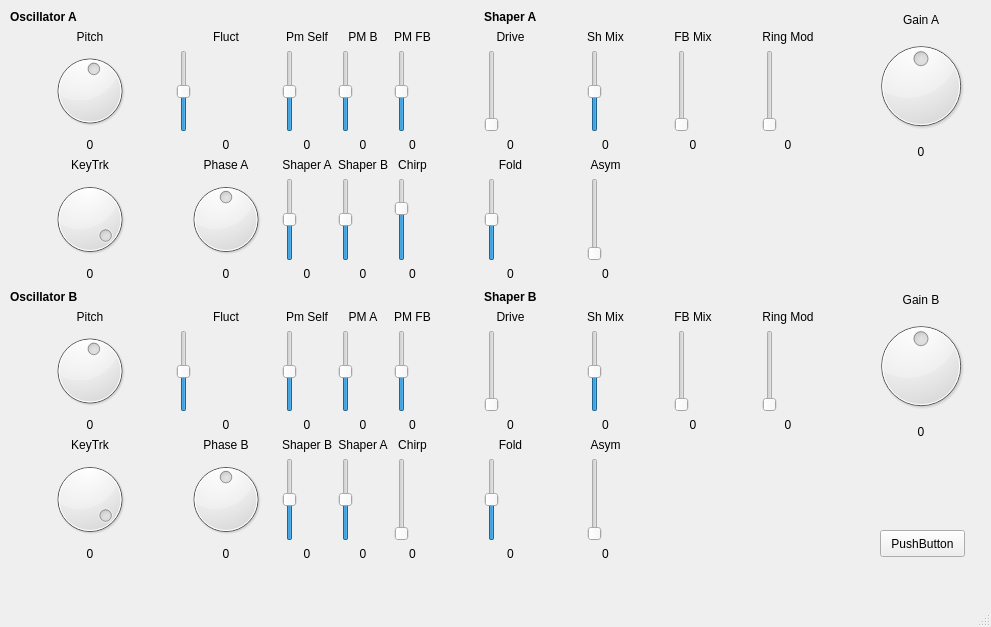
<?xml version="1.0" encoding="UTF-8"?>
<ui version="4.0">
 <class>OscShapeUI</class>
 <widget class="QMainWindow" name="OscShapeUI">
  <property name="geometry">
   <rect>
    <x>0</x>
    <y>0</y>
    <width>991</width>
    <height>627</height>
   </rect>
  </property>
  <property name="windowTitle">
   <string>MainWindow</string>
  </property>
  <widget class="QWidget" name="centralwidget">
   <widget class="QWidget" name="gridLayoutWidget_2">
    <property name="geometry">
     <rect>
      <x>10</x>
      <y>290</y>
      <width>421</width>
      <height>271</height>
     </rect>
    </property>
    <layout class="QGridLayout" name="gridLayout_2">
     <item row="3" column="2">
      <widget class="QLabel" name="label_22">
       <property name="text">
        <string>0</string>
       </property>
       <property name="alignment">
        <set>Qt::AlignCenter</set>
       </property>
      </widget>
     </item>
     <item row="5" column="2">
      <widget class="QSlider" name="shaperBSlider_B">
       <property name="minimum">
        <number>-100</number>
       </property>
       <property name="maximum">
        <number>100</number>
       </property>
       <property name="orientation">
        <enum>Qt::Vertical</enum>
       </property>
      </widget>
     </item>
     <item row="4" column="4">
      <widget class="QLabel" name="label_23">
       <property name="text">
        <string>Chirp</string>
       </property>
       <property name="alignment">
        <set>Qt::AlignCenter</set>
       </property>
      </widget>
     </item>
     <item row="4" column="0">
      <widget class="QLabel" name="label_24">
       <property name="text">
        <string>KeyTrk</string>
       </property>
       <property name="alignment">
        <set>Qt::AlignCenter</set>
       </property>
      </widget>
     </item>
     <item row="2" column="1">
      <widget class="QSlider" name="fluctSlider_B">
       <property name="minimum">
        <number>-100</number>
       </property>
       <property name="maximum">
        <number>100</number>
       </property>
       <property name="orientation">
        <enum>Qt::Vertical</enum>
       </property>
      </widget>
     </item>
     <item row="2" column="2">
      <widget class="QSlider" name="pmSelfSlider_B">
       <property name="minimum">
        <number>-100</number>
       </property>
       <property name="maximum">
        <number>100</number>
       </property>
       <property name="orientation">
        <enum>Qt::Vertical</enum>
       </property>
      </widget>
     </item>
     <item row="2" column="0">
      <widget class="QDial" name="pitchDial_B">
       <property name="minimum">
        <number>-20</number>
       </property>
       <property name="maximum">
        <number>130</number>
       </property>
       <property name="sliderPosition">
        <number>60</number>
       </property>
      </widget>
     </item>
     <item row="5" column="4">
      <widget class="QSlider" name="chirpSlider_B">
       <property name="minimum">
        <number>80</number>
       </property>
       <property name="maximum">
        <number>140</number>
       </property>
       <property name="orientation">
        <enum>Qt::Vertical</enum>
       </property>
      </widget>
     </item>
     <item row="6" column="3">
      <widget class="QLabel" name="label_25">
       <property name="text">
        <string>0</string>
       </property>
       <property name="alignment">
        <set>Qt::AlignCenter</set>
       </property>
      </widget>
     </item>
     <item row="6" column="4">
      <widget class="QLabel" name="label_26">
       <property name="text">
        <string>0</string>
       </property>
       <property name="alignment">
        <set>Qt::AlignCenter</set>
       </property>
      </widget>
     </item>
     <item row="6" column="0">
      <widget class="QLabel" name="label_3">
       <property name="text">
        <string>0</string>
       </property>
       <property name="alignment">
        <set>Qt::AlignCenter</set>
       </property>
      </widget>
     </item>
     <item row="4" column="1">
      <widget class="QLabel" name="label_27">
       <property name="text">
        <string>Phase B</string>
       </property>
       <property name="alignment">
        <set>Qt::AlignCenter</set>
       </property>
      </widget>
     </item>
     <item row="1" column="3">
      <widget class="QLabel" name="label_28">
       <property name="text">
        <string>PM A</string>
       </property>
       <property name="alignment">
        <set>Qt::AlignCenter</set>
       </property>
      </widget>
     </item>
     <item row="5" column="0">
      <widget class="QDial" name="keyTrkDial_B">
       <property name="maximum">
        <number>105</number>
       </property>
       <property name="sliderPosition">
        <number>100</number>
       </property>
      </widget>
     </item>
     <item row="4" column="3">
      <widget class="QLabel" name="label_29">
       <property name="text">
        <string>Shaper A</string>
       </property>
       <property name="alignment">
        <set>Qt::AlignCenter</set>
       </property>
      </widget>
     </item>
     <item row="1" column="0">
      <widget class="QLabel" name="label_30">
       <property name="text">
        <string>Pitch</string>
       </property>
       <property name="alignment">
        <set>Qt::AlignCenter</set>
       </property>
      </widget>
     </item>
     <item row="6" column="2">
      <widget class="QLabel" name="label_31">
       <property name="text">
        <string>0</string>
       </property>
       <property name="alignment">
        <set>Qt::AlignCenter</set>
       </property>
      </widget>
     </item>
     <item row="5" column="3">
      <widget class="QSlider" name="shaperASlider_B">
       <property name="minimum">
        <number>-100</number>
       </property>
       <property name="maximum">
        <number>100</number>
       </property>
       <property name="orientation">
        <enum>Qt::Vertical</enum>
       </property>
      </widget>
     </item>
     <item row="3" column="4">
      <widget class="QLabel" name="label_33">
       <property name="text">
        <string>0</string>
       </property>
       <property name="alignment">
        <set>Qt::AlignCenter</set>
       </property>
      </widget>
     </item>
     <item row="3" column="0">
      <widget class="QLabel" name="label_34">
       <property name="text">
        <string>0</string>
       </property>
       <property name="alignment">
        <set>Qt::AlignCenter</set>
       </property>
      </widget>
     </item>
     <item row="3" column="1">
      <widget class="QLabel" name="label_35">
       <property name="text">
        <string>0</string>
       </property>
       <property name="alignment">
        <set>Qt::AlignCenter</set>
       </property>
      </widget>
     </item>
     <item row="3" column="3">
      <widget class="QLabel" name="label_36">
       <property name="text">
        <string>0</string>
       </property>
       <property name="alignment">
        <set>Qt::AlignCenter</set>
       </property>
      </widget>
     </item>
     <item row="1" column="1">
      <widget class="QLabel" name="label_37">
       <property name="text">
        <string>Fluct</string>
       </property>
       <property name="alignment">
        <set>Qt::AlignCenter</set>
       </property>
      </widget>
     </item>
     <item row="1" column="2">
      <widget class="QLabel" name="label_38">
       <property name="text">
        <string>Pm Self</string>
       </property>
       <property name="alignment">
        <set>Qt::AlignCenter</set>
       </property>
      </widget>
     </item>
     <item row="2" column="4">
      <widget class="QSlider" name="pmFBSlider_B">
       <property name="minimum">
        <number>-100</number>
       </property>
       <property name="maximum">
        <number>100</number>
       </property>
       <property name="orientation">
        <enum>Qt::Vertical</enum>
       </property>
      </widget>
     </item>
     <item row="2" column="3">
      <widget class="QSlider" name="pmASlider_B">
       <property name="minimum">
        <number>-100</number>
       </property>
       <property name="maximum">
        <number>100</number>
       </property>
       <property name="orientation">
        <enum>Qt::Vertical</enum>
       </property>
      </widget>
     </item>
     <item row="1" column="4">
      <widget class="QLabel" name="label_39">
       <property name="text">
        <string>PM FB</string>
       </property>
       <property name="alignment">
        <set>Qt::AlignCenter</set>
       </property>
      </widget>
     </item>
     <item row="0" column="0">
      <widget class="QLabel" name="label_40">
       <property name="font">
        <font>
         <weight>75</weight>
         <bold>true</bold>
        </font>
       </property>
       <property name="text">
        <string>Oscillator B</string>
       </property>
      </widget>
     </item>
     <item row="5" column="1">
      <widget class="QDial" name="phaseDial_B">
       <property name="minimum">
        <number>-50</number>
       </property>
       <property name="maximum">
        <number>50</number>
       </property>
      </widget>
     </item>
     <item row="4" column="2">
      <widget class="QLabel" name="label_32">
       <property name="text">
        <string>Shaper B</string>
       </property>
       <property name="alignment">
        <set>Qt::AlignCenter</set>
       </property>
      </widget>
     </item>
     <item row="6" column="1">
      <widget class="QLabel" name="label_68">
       <property name="text">
        <string>0</string>
       </property>
       <property name="alignment">
        <set>Qt::AlignCenter</set>
       </property>
      </widget>
     </item>
    </layout>
   </widget>
   <widget class="QWidget" name="gridLayoutWidget_4">
    <property name="geometry">
     <rect>
      <x>440</x>
      <y>290</y>
      <width>421</width>
      <height>271</height>
     </rect>
    </property>
    <layout class="QGridLayout" name="gridLayout_4">
     <item row="2" column="0">
      <widget class="QSlider" name="driveSlider_B">
       <property name="maximum">
        <number>127</number>
       </property>
       <property name="orientation">
        <enum>Qt::Vertical</enum>
       </property>
      </widget>
     </item>
     <item row="3" column="0">
      <widget class="QLabel" name="label_61">
       <property name="text">
        <string>0</string>
       </property>
       <property name="alignment">
        <set>Qt::AlignCenter</set>
       </property>
      </widget>
     </item>
     <item row="3" column="2">
      <widget class="QLabel" name="label_62">
       <property name="text">
        <string>0</string>
       </property>
       <property name="alignment">
        <set>Qt::AlignCenter</set>
       </property>
      </widget>
     </item>
     <item row="1" column="0">
      <widget class="QLabel" name="label_63">
       <property name="text">
        <string>Drive</string>
       </property>
       <property name="alignment">
        <set>Qt::AlignCenter</set>
       </property>
      </widget>
     </item>
     <item row="2" column="2">
      <widget class="QSlider" name="fbMixSlider_B">
       <property name="maximum">
        <number>100</number>
       </property>
       <property name="orientation">
        <enum>Qt::Vertical</enum>
       </property>
      </widget>
     </item>
     <item row="1" column="1">
      <widget class="QLabel" name="label_64">
       <property name="text">
        <string>Sh Mix</string>
       </property>
       <property name="alignment">
        <set>Qt::AlignCenter</set>
       </property>
      </widget>
     </item>
     <item row="1" column="3">
      <widget class="QLabel" name="label_65">
       <property name="text">
        <string>Ring Mod</string>
       </property>
       <property name="alignment">
        <set>Qt::AlignCenter</set>
       </property>
      </widget>
     </item>
     <item row="2" column="3">
      <widget class="QSlider" name="ringModSlider_B">
       <property name="maximum">
        <number>100</number>
       </property>
       <property name="orientation">
        <enum>Qt::Vertical</enum>
       </property>
      </widget>
     </item>
     <item row="3" column="1">
      <widget class="QLabel" name="label_43">
       <property name="text">
        <string>0</string>
       </property>
       <property name="alignment">
        <set>Qt::AlignCenter</set>
       </property>
      </widget>
     </item>
     <item row="3" column="3">
      <widget class="QLabel" name="label_54">
       <property name="text">
        <string>0</string>
       </property>
       <property name="alignment">
        <set>Qt::AlignCenter</set>
       </property>
      </widget>
     </item>
     <item row="2" column="1">
      <widget class="QSlider" name="shMixSlider_B">
       <property name="minimum">
        <number>-100</number>
       </property>
       <property name="maximum">
        <number>100</number>
       </property>
       <property name="orientation">
        <enum>Qt::Vertical</enum>
       </property>
      </widget>
     </item>
     <item row="1" column="2">
      <widget class="QLabel" name="label_50">
       <property name="text">
        <string>FB Mix</string>
       </property>
       <property name="alignment">
        <set>Qt::AlignCenter</set>
       </property>
      </widget>
     </item>
     <item row="4" column="1">
      <widget class="QLabel" name="label_46">
       <property name="text">
        <string>Asym</string>
       </property>
       <property name="alignment">
        <set>Qt::AlignCenter</set>
       </property>
      </widget>
     </item>
     <item row="4" column="0">
      <widget class="QLabel" name="label_51">
       <property name="text">
        <string>Fold</string>
       </property>
       <property name="alignment">
        <set>Qt::AlignCenter</set>
       </property>
      </widget>
     </item>
     <item row="6" column="0">
      <widget class="QLabel" name="label_47">
       <property name="text">
        <string>0</string>
       </property>
       <property name="alignment">
        <set>Qt::AlignCenter</set>
       </property>
      </widget>
     </item>
     <item row="5" column="0">
      <widget class="QSlider" name="foldSlider_B">
       <property name="maximum">
        <number>100</number>
       </property>
       <property name="sliderPosition">
        <number>50</number>
       </property>
       <property name="orientation">
        <enum>Qt::Vertical</enum>
       </property>
      </widget>
     </item>
     <item row="6" column="1">
      <widget class="QLabel" name="label_52">
       <property name="text">
        <string>0</string>
       </property>
       <property name="alignment">
        <set>Qt::AlignCenter</set>
       </property>
      </widget>
     </item>
     <item row="5" column="1">
      <widget class="QSlider" name="asymSlider_B">
       <property name="maximum">
        <number>100</number>
       </property>
       <property name="orientation">
        <enum>Qt::Vertical</enum>
       </property>
      </widget>
     </item>
     <item row="0" column="0">
      <widget class="QLabel" name="label_60">
       <property name="font">
        <font>
         <weight>75</weight>
         <bold>true</bold>
        </font>
       </property>
       <property name="text">
        <string>Shaper B</string>
       </property>
      </widget>
     </item>
    </layout>
   </widget>
   <widget class="QWidget" name="layoutWidget_2">
    <property name="geometry">
     <rect>
      <x>870</x>
      <y>290</y>
      <width>102</width>
      <height>151</height>
     </rect>
    </property>
    <layout class="QGridLayout" name="gridLayout_7">
     <item row="2" column="0">
      <widget class="QLabel" name="label_71">
       <property name="layoutDirection">
        <enum>Qt::RightToLeft</enum>
       </property>
       <property name="text">
        <string>0</string>
       </property>
       <property name="alignment">
        <set>Qt::AlignCenter</set>
       </property>
      </widget>
     </item>
     <item row="1" column="0">
      <widget class="QDial" name="gainDial_B">
       <property name="maximum">
        <number>100</number>
       </property>
       <property name="sliderPosition">
        <number>50</number>
       </property>
      </widget>
     </item>
     <item row="0" column="0">
      <widget class="QLabel" name="label_72">
       <property name="text">
        <string>Gain B</string>
       </property>
       <property name="alignment">
        <set>Qt::AlignCenter</set>
       </property>
      </widget>
     </item>
    </layout>
   </widget>
   <widget class="QWidget" name="layoutWidget">
    <property name="geometry">
     <rect>
      <x>870</x>
      <y>10</y>
      <width>102</width>
      <height>151</height>
     </rect>
    </property>
    <layout class="QGridLayout" name="gridLayout_6">
     <item row="2" column="0">
      <widget class="QLabel" name="label_70">
       <property name="text">
        <string>0</string>
       </property>
       <property name="alignment">
        <set>Qt::AlignCenter</set>
       </property>
      </widget>
     </item>
     <item row="1" column="0">
      <widget class="QDial" name="gainDial_A">
       <property name="maximum">
        <number>100</number>
       </property>
       <property name="sliderPosition">
        <number>50</number>
       </property>
      </widget>
     </item>
     <item row="0" column="0">
      <widget class="QLabel" name="label_69">
       <property name="text">
        <string>Gain A</string>
       </property>
       <property name="alignment">
        <set>Qt::AlignCenter</set>
       </property>
      </widget>
     </item>
    </layout>
   </widget>
   <widget class="QWidget" name="gridLayoutWidget_3">
    <property name="geometry">
     <rect>
      <x>440</x>
      <y>10</y>
      <width>421</width>
      <height>271</height>
     </rect>
    </property>
    <layout class="QGridLayout" name="gridLayout_3">
     <item row="3" column="0">
      <widget class="QLabel" name="label_55">
       <property name="text">
        <string>0</string>
       </property>
       <property name="alignment">
        <set>Qt::AlignCenter</set>
       </property>
      </widget>
     </item>
     <item row="3" column="2">
      <widget class="QLabel" name="label_56">
       <property name="text">
        <string>0</string>
       </property>
       <property name="alignment">
        <set>Qt::AlignCenter</set>
       </property>
      </widget>
     </item>
     <item row="1" column="0">
      <widget class="QLabel" name="label_57">
       <property name="text">
        <string>Drive</string>
       </property>
       <property name="alignment">
        <set>Qt::AlignCenter</set>
       </property>
      </widget>
     </item>
     <item row="2" column="2">
      <widget class="QSlider" name="fbMixSlider_A">
       <property name="maximum">
        <number>100</number>
       </property>
       <property name="orientation">
        <enum>Qt::Vertical</enum>
       </property>
      </widget>
     </item>
     <item row="1" column="1">
      <widget class="QLabel" name="label_58">
       <property name="text">
        <string>Sh Mix</string>
       </property>
       <property name="alignment">
        <set>Qt::AlignCenter</set>
       </property>
      </widget>
     </item>
     <item row="1" column="3">
      <widget class="QLabel" name="label_59">
       <property name="text">
        <string>Ring Mod</string>
       </property>
       <property name="alignment">
        <set>Qt::AlignCenter</set>
       </property>
      </widget>
     </item>
     <item row="2" column="3">
      <widget class="QSlider" name="ringModSlider_A">
       <property name="maximum">
        <number>100</number>
       </property>
       <property name="orientation">
        <enum>Qt::Vertical</enum>
       </property>
      </widget>
     </item>
     <item row="3" column="1">
      <widget class="QLabel" name="label_41">
       <property name="text">
        <string>0</string>
       </property>
       <property name="alignment">
        <set>Qt::AlignCenter</set>
       </property>
      </widget>
     </item>
     <item row="5" column="1">
      <widget class="QSlider" name="asymSlider_A">
       <property name="maximum">
        <number>100</number>
       </property>
       <property name="orientation">
        <enum>Qt::Vertical</enum>
       </property>
      </widget>
     </item>
     <item row="4" column="0">
      <widget class="QLabel" name="label_49">
       <property name="text">
        <string>Fold</string>
       </property>
       <property name="alignment">
        <set>Qt::AlignCenter</set>
       </property>
      </widget>
     </item>
     <item row="6" column="0">
      <widget class="QLabel" name="label_44">
       <property name="text">
        <string>0</string>
       </property>
       <property name="alignment">
        <set>Qt::AlignCenter</set>
       </property>
      </widget>
     </item>
     <item row="4" column="1">
      <widget class="QLabel" name="label_42">
       <property name="text">
        <string>Asym</string>
       </property>
       <property name="alignment">
        <set>Qt::AlignCenter</set>
       </property>
      </widget>
     </item>
     <item row="6" column="1">
      <widget class="QLabel" name="label_45">
       <property name="text">
        <string>0</string>
       </property>
       <property name="alignment">
        <set>Qt::AlignCenter</set>
       </property>
      </widget>
     </item>
     <item row="3" column="3">
      <widget class="QLabel" name="label_53">
       <property name="text">
        <string>0</string>
       </property>
       <property name="alignment">
        <set>Qt::AlignCenter</set>
       </property>
      </widget>
     </item>
     <item row="2" column="0">
      <widget class="QSlider" name="driveSlider_A">
       <property name="maximum">
        <number>127</number>
       </property>
       <property name="orientation">
        <enum>Qt::Vertical</enum>
       </property>
      </widget>
     </item>
     <item row="2" column="1">
      <widget class="QSlider" name="shMixSlider_A">
       <property name="minimum">
        <number>-100</number>
       </property>
       <property name="maximum">
        <number>100</number>
       </property>
       <property name="orientation">
        <enum>Qt::Vertical</enum>
       </property>
      </widget>
     </item>
     <item row="5" column="0">
      <widget class="QSlider" name="foldSlider_A">
       <property name="maximum">
        <number>100</number>
       </property>
       <property name="sliderPosition">
        <number>50</number>
       </property>
       <property name="orientation">
        <enum>Qt::Vertical</enum>
       </property>
      </widget>
     </item>
     <item row="1" column="2">
      <widget class="QLabel" name="label_48">
       <property name="text">
        <string>FB Mix</string>
       </property>
       <property name="alignment">
        <set>Qt::AlignCenter</set>
       </property>
      </widget>
     </item>
     <item row="0" column="0">
      <widget class="QLabel" name="label_66">
       <property name="font">
        <font>
         <weight>75</weight>
         <bold>true</bold>
        </font>
       </property>
       <property name="text">
        <string>Shaper A</string>
       </property>
      </widget>
     </item>
    </layout>
   </widget>
   <widget class="QWidget" name="gridLayoutWidget">
    <property name="geometry">
     <rect>
      <x>10</x>
      <y>10</y>
      <width>421</width>
      <height>271</height>
     </rect>
    </property>
    <layout class="QGridLayout" name="gridLayout">
     <item row="6" column="0">
      <widget class="QLabel" name="label_2">
       <property name="text">
        <string>0</string>
       </property>
       <property name="alignment">
        <set>Qt::AlignCenter</set>
       </property>
      </widget>
     </item>
     <item row="4" column="2">
      <widget class="QLabel" name="label_8">
       <property name="text">
        <string>Shaper A</string>
       </property>
       <property name="alignment">
        <set>Qt::AlignCenter</set>
       </property>
      </widget>
     </item>
     <item row="1" column="3">
      <widget class="QLabel" name="label_17">
       <property name="text">
        <string>PM B</string>
       </property>
       <property name="alignment">
        <set>Qt::AlignCenter</set>
       </property>
      </widget>
     </item>
     <item row="2" column="0">
      <widget class="QDial" name="PitchDial_A">
       <property name="minimum">
        <number>-20</number>
       </property>
       <property name="maximum">
        <number>130</number>
       </property>
       <property name="sliderPosition">
        <number>60</number>
       </property>
      </widget>
     </item>
     <item row="4" column="1">
      <widget class="QLabel" name="label_7">
       <property name="text">
        <string>Phase A</string>
       </property>
       <property name="alignment">
        <set>Qt::AlignCenter</set>
       </property>
      </widget>
     </item>
     <item row="1" column="0">
      <widget class="QLabel" name="label_15">
       <property name="text">
        <string>Pitch</string>
       </property>
       <property name="alignment">
        <set>Qt::AlignCenter</set>
       </property>
      </widget>
     </item>
     <item row="2" column="1">
      <widget class="QSlider" name="fluctSlider_A">
       <property name="minimum">
        <number>-100</number>
       </property>
       <property name="maximum">
        <number>100</number>
       </property>
       <property name="orientation">
        <enum>Qt::Vertical</enum>
       </property>
      </widget>
     </item>
     <item row="6" column="1">
      <widget class="QLabel" name="label_67">
       <property name="text">
        <string>0</string>
       </property>
       <property name="alignment">
        <set>Qt::AlignCenter</set>
       </property>
      </widget>
     </item>
     <item row="5" column="0">
      <widget class="QDial" name="KeyTrkDial_A">
       <property name="maximum">
        <number>105</number>
       </property>
       <property name="sliderPosition">
        <number>100</number>
       </property>
      </widget>
     </item>
     <item row="4" column="0">
      <widget class="QLabel" name="label_6">
       <property name="text">
        <string>KeyTrk</string>
       </property>
       <property name="alignment">
        <set>Qt::AlignCenter</set>
       </property>
      </widget>
     </item>
     <item row="3" column="1">
      <widget class="QLabel" name="label_20">
       <property name="text">
        <string>0</string>
       </property>
       <property name="alignment">
        <set>Qt::AlignCenter</set>
       </property>
      </widget>
     </item>
     <item row="3" column="3">
      <widget class="QLabel" name="label_13">
       <property name="text">
        <string>0</string>
       </property>
       <property name="alignment">
        <set>Qt::AlignCenter</set>
       </property>
      </widget>
     </item>
     <item row="3" column="0">
      <widget class="QLabel" name="label_12">
       <property name="text">
        <string>0</string>
       </property>
       <property name="alignment">
        <set>Qt::AlignCenter</set>
       </property>
      </widget>
     </item>
     <item row="2" column="2">
      <widget class="QSlider" name="pmSelfSlider_A">
       <property name="minimum">
        <number>-100</number>
       </property>
       <property name="maximum">
        <number>100</number>
       </property>
       <property name="orientation">
        <enum>Qt::Vertical</enum>
       </property>
      </widget>
     </item>
     <item row="5" column="3">
      <widget class="QSlider" name="shaperBSlider_A">
       <property name="minimum">
        <number>-100</number>
       </property>
       <property name="maximum">
        <number>100</number>
       </property>
       <property name="orientation">
        <enum>Qt::Vertical</enum>
       </property>
      </widget>
     </item>
     <item row="6" column="4">
      <widget class="QLabel" name="label_5">
       <property name="text">
        <string>0</string>
       </property>
       <property name="alignment">
        <set>Qt::AlignCenter</set>
       </property>
      </widget>
     </item>
     <item row="2" column="3">
      <widget class="QSlider" name="pmBSlider_A">
       <property name="minimum">
        <number>-100</number>
       </property>
       <property name="maximum">
        <number>100</number>
       </property>
       <property name="orientation">
        <enum>Qt::Vertical</enum>
       </property>
      </widget>
     </item>
     <item row="5" column="4">
      <widget class="QSlider" name="chirpSlider_A">
       <property name="minimum">
        <number>80</number>
       </property>
       <property name="maximum">
        <number>140</number>
       </property>
       <property name="sliderPosition">
        <number>120</number>
       </property>
       <property name="orientation">
        <enum>Qt::Vertical</enum>
       </property>
      </widget>
     </item>
     <item row="1" column="4">
      <widget class="QLabel" name="label_18">
       <property name="text">
        <string>PM FB</string>
       </property>
       <property name="alignment">
        <set>Qt::AlignCenter</set>
       </property>
      </widget>
     </item>
     <item row="5" column="1">
      <widget class="QDial" name="phaseDial_A">
       <property name="minimum">
        <number>-50</number>
       </property>
       <property name="maximum">
        <number>50</number>
       </property>
      </widget>
     </item>
     <item row="5" column="2">
      <widget class="QSlider" name="shaperASlider_A">
       <property name="minimum">
        <number>-100</number>
       </property>
       <property name="maximum">
        <number>100</number>
       </property>
       <property name="orientation">
        <enum>Qt::Vertical</enum>
       </property>
      </widget>
     </item>
     <item row="3" column="2">
      <widget class="QLabel" name="label_11">
       <property name="text">
        <string>0</string>
       </property>
       <property name="alignment">
        <set>Qt::AlignCenter</set>
       </property>
      </widget>
     </item>
     <item row="6" column="3">
      <widget class="QLabel" name="label_4">
       <property name="text">
        <string>0</string>
       </property>
       <property name="alignment">
        <set>Qt::AlignCenter</set>
       </property>
      </widget>
     </item>
     <item row="2" column="4">
      <widget class="QSlider" name="pmFBSlider_A">
       <property name="minimum">
        <number>-100</number>
       </property>
       <property name="maximum">
        <number>100</number>
       </property>
       <property name="orientation">
        <enum>Qt::Vertical</enum>
       </property>
      </widget>
     </item>
     <item row="1" column="2">
      <widget class="QLabel" name="label_16">
       <property name="text">
        <string>Pm Self</string>
       </property>
       <property name="alignment">
        <set>Qt::AlignCenter</set>
       </property>
      </widget>
     </item>
     <item row="1" column="1">
      <widget class="QLabel" name="label_19">
       <property name="text">
        <string>Fluct</string>
       </property>
       <property name="alignment">
        <set>Qt::AlignCenter</set>
       </property>
      </widget>
     </item>
     <item row="3" column="4">
      <widget class="QLabel" name="label_14">
       <property name="text">
        <string>0</string>
       </property>
       <property name="alignment">
        <set>Qt::AlignCenter</set>
       </property>
      </widget>
     </item>
     <item row="4" column="4">
      <widget class="QLabel" name="label_10">
       <property name="text">
        <string>Chirp</string>
       </property>
       <property name="alignment">
        <set>Qt::AlignCenter</set>
       </property>
      </widget>
     </item>
     <item row="4" column="3">
      <widget class="QLabel" name="label_9">
       <property name="text">
        <string>Shaper B</string>
       </property>
       <property name="alignment">
        <set>Qt::AlignCenter</set>
       </property>
      </widget>
     </item>
     <item row="6" column="2">
      <widget class="QLabel" name="label">
       <property name="text">
        <string>0</string>
       </property>
       <property name="alignment">
        <set>Qt::AlignCenter</set>
       </property>
      </widget>
     </item>
     <item row="0" column="0">
      <widget class="QLabel" name="label_21">
       <property name="font">
        <font>
         <weight>75</weight>
         <bold>true</bold>
        </font>
       </property>
       <property name="text">
        <string>Oscillator A</string>
       </property>
      </widget>
     </item>
    </layout>
   </widget>
   <widget class="QPushButton" name="pushButton">
    <property name="geometry">
     <rect>
      <x>880</x>
      <y>530</y>
      <width>85</width>
      <height>27</height>
     </rect>
    </property>
    <property name="text">
     <string>PushButton</string>
    </property>
   </widget>
  </widget>
  <widget class="QMenuBar" name="menubar">
   <property name="geometry">
    <rect>
     <x>0</x>
     <y>0</y>
     <width>991</width>
     <height>27</height>
    </rect>
   </property>
  </widget>
  <widget class="QStatusBar" name="statusbar"/>
 </widget>
 <resources/>
 <connections/>
</ui>
